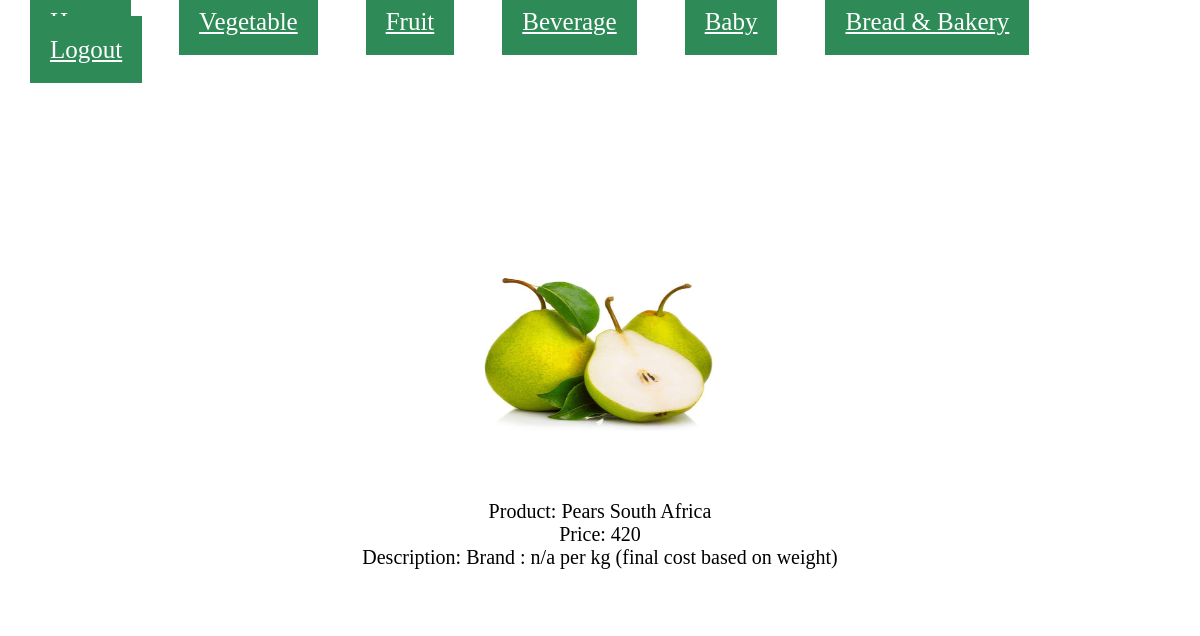
Screenshot of /fruit_detail/1 with the database file from the repository.
### users/models.py (models this page shows, shortened)
class fruits(models.Model):
    id = models.CharField(max_length=20,primary_key = True)
    img = models.ImageField(null=True, blank=True)
    name = models.CharField(max_length=100)
    price = models.CharField(max_length=150)
    description = models.CharField(max_length=150)

### users/views.py (the view)
# urls.py: path('fruit_detail/<int:pk>', user_views.fruit_detail, name='fruit_detail'),
def fruit_detail(request, pk):
    data = fruits.objects.get(pk=pk)
    return render(request,"fruit_detail.html", {'data': data})

### users/templates/fruit_detail.html (shortened to what this page needs)
<!DOCTYPE html>
{% load static %}
<html lang="en">
<head>
    <link rel="stylesheet" href="/static/style.css" />
</head>
<body>
    <div class="">
        <a href="/" class="position1">Home</a>
        <a href="{% url 'vegetables' %}" class="position1">Vegetable</a>
        <a href="{% url 'fruit' %}" class="position1">Fruit</a>
        <a href="{% url 'beverage' %}" class="position1">Beverage</a>
        <a href="{% url 'baby' %}" class="position1">Baby</a>
        <a href="{% url 'bread' %}" class="position1">Bread & Bakery</a>
        <a href="{% url 'logout' %}" class="position1" >Logout</a>
  </div>
<div class="position7">
    {% if data.img %}
    <img src="{{ data.img.url }}" alt="{{ data.id }}" height="240" width="300">
    {% else %}
    <span class="text-muted">No Image</span>
    {% endif %}
    <br>
    <br>
    Product: {{ data.name }}<br>
    Price: {{ data.price }}<br>
    Description: {{ data.description }}<br>
</div>
</body>
</html>

### users/static/style.css (style rules this page uses)
body { background-image: url(https://i.pinimg.com/originals/ce/eb/3d/ceeb3d02ced53a1a052302e37784b8a1.jpg); background-attachment:fixed; background-repeat: no-repeat; }
.position1 { font-size: 25px; background-color: seagreen; padding: 20px; margin: 22px; text-align: center; color: white; }
.position7 { padding:40px; font-size: 20px; background-color: white; text-align: center; color:black; position: absolute; left: 50%; top: 50%; transform: translate(-50%, -50%); }

### rows the page displays
fruits: img (picture), name "Pears South Africa", price "420", description "Brand : n/a per kg (final cost based on weight)"
